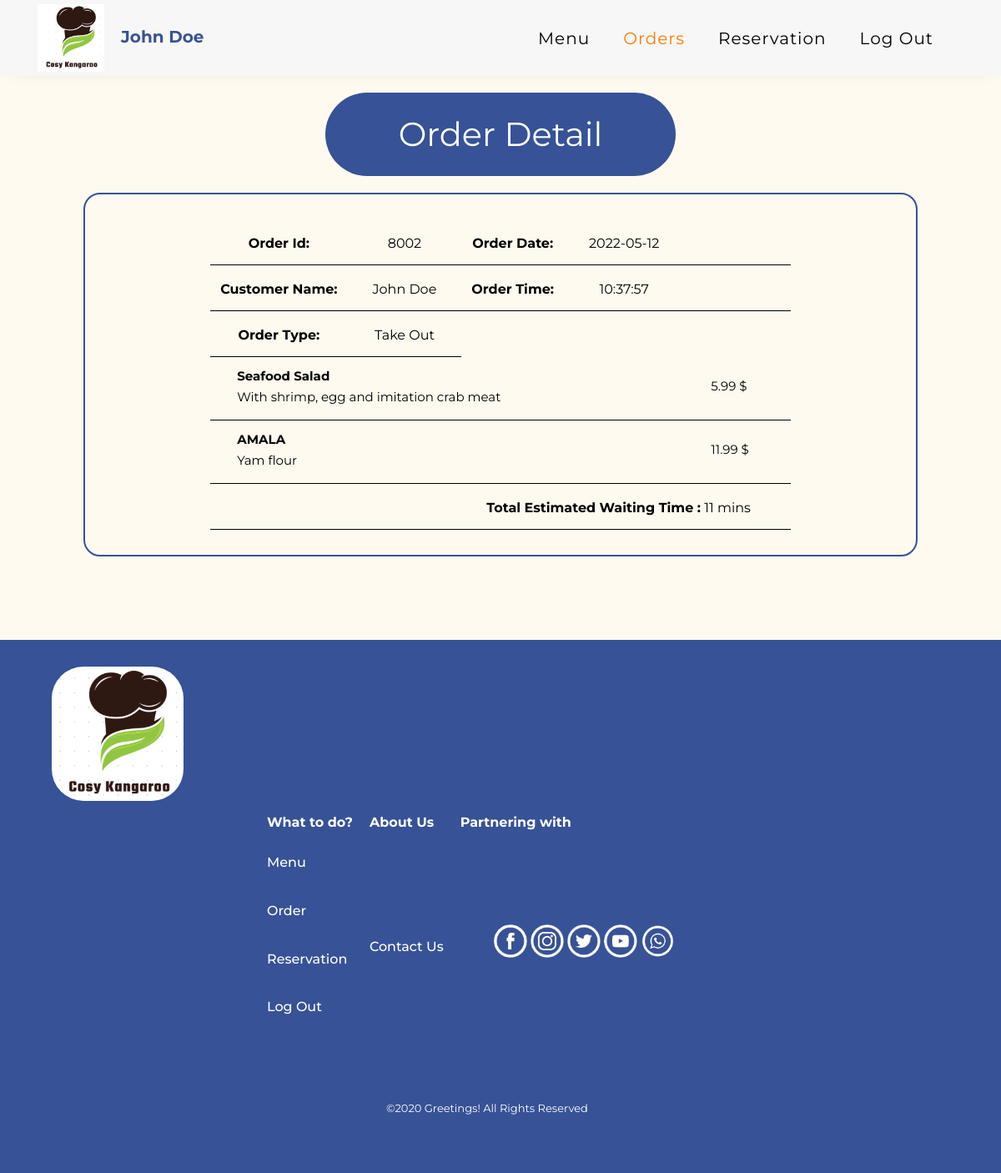
The page /orderdetailpage.php?orderId=8002 (signed in) on the database its author committed.
### tables this page shows
CREATE TABLE IF NOT EXISTS `order`(
    order_id INT UNSIGNED AUTO_INCREMENT PRIMARY KEY NOT NULL,
    table_id INT UNSIGNED NULL,
    type VARCHAR(20) NOT NULL,
    date DATE NOT NULL,
    time TIME NOT NULL,
    items VARCHAR(100) NOT NULL,
    customer_id INT UNSIGNED NOT NULL,
    FOREIGN KEY(table_id) REFERENCES `table`(table_num),
    FOREIGN KEY(customer_id) REFERENCES `customer`(cust_id)
);

CREATE TABLE IF NOT EXISTS `menu_item`(
    item_id INT UNSIGNED AUTO_INCREMENT PRIMARY KEY NOT NULL,
    item_name VARCHAR(50) NOT NULL,
    item_desc VARCHAR(100) NOT NULL,
    item_price DECIMAL(6,2) NOT NULL,
    item_cost DECIMAL(6,2) NOT NULL,
    item_time DECIMAL(6,2) NOT NULL
);

### classes/customer.php (called while the page is built, shortened)
<?php
include "classes/database.php";
include "classes/order.php";
class Customer
{
    public $name;
    function getName()
    {
        return $this->name;
    }
}

### classes/database.php (called while the page is built, shortened)
<?php
class Database
{
    private $servername;
    private $username;
    private $password;
    private $dbname;
    private $conn;
    function __construct()
    {
        $this->servername = "localhost";
        $this->username = "root";
        $this->password = "";
        $this->dbname = "cosykangaroo";
    }
    function createConnection()
    {
        $this->conn = @mysqli_connect($this->servername, $this->username, $this->password, $this->dbname);
    }
    function getConnection()
    {
        return $this->conn;
    }
}

### classes/order.php (called while the page is built, shortened)
<?php
class Order
{
    public $type;
    public $date;
    public $time;
    public $id;
    function __construct($id, $tableId, $type, $date, $time, $custId)
    {
        $this->type = $type;
        $this->date = $date;
        $this->time = $time;
        $this->id = $id;
    }
    function getId()
    {
        return $this->id;
    }
    function getType()
    {
        return $this->type;
    }
    function getDate()
    {
        return $this->date;
    }
    function getTime()
    {
        return $this->time;
    }
    function CalculateTotalOrderTime($orderedItems)
    {
        $total = 0;
        foreach ($orderedItems as $key => $value) {
            $total += ($value->getTime());
        }
        return $total;
    }
}

### classes/menuItem.php (called while the page is built, shortened)
<?php
class MenuItem
{
    private $name;
    private $description;
    private $price;
    private $time;
    function __construct($id, $name, $description, $price, $cost, $time)
    {
        $this->name = $name;
        $this->description = $description;
        $this->price = $price;
        $this->time = $time;
    }
    function getName()
    {
        return $this->name;
    }
    function getDescription()
    {
        return $this->description;
    }
    function getPrice()
    {
        return $this->price;
    }
    function getTime()
    {
        return $this->time;
    }
}

### orderdetailpage.php (the view, shortened to what this page needs)
<?php
include "classes/customer.php";
include "classes/menuItem.php";
if (!isset($_SESSION['profile'])) {
    header("Location: index.php");
} else {
    $profile = unserialize($_SESSION['profile']);
}
?>
<?php
if (!isset($_GET['orderId'])) {
    header("Location: orderpage.php");
} else {
    $orderId = $_GET['orderId'];
}
$db = new Database();
$db->createConnection();
$sql = "SELECT * FROM `order` WHERE order_id = ?";
$prepared_stmt = @mysqli_prepare($db->getConnection(), $sql);
@mysqli_stmt_bind_param($prepared_stmt, 's', $orderId);
mysqli_stmt_execute($prepared_stmt);
$queryResult =  mysqli_stmt_get_result($prepared_stmt)
    or die("<p>Unable to select from database table</p>");
$row = mysqli_fetch_row($queryResult);
while ($row) {
    $order = new Order($row[0], $row[1], $row[2], $row[3], $row[4], $row[6]);
    $order->setItems(explode(",", $row[5]));
    $row = mysqli_fetch_row($queryResult);
}
?>
<?php
$orderedItems = array();
$db = new Database();
$db->createConnection();
$sql = "SELECT * FROM menu_item";
$prepared_stmt = mysqli_prepare($db->getConnection(), $sql);
mysqli_stmt_execute($prepared_stmt);
$queryResult =  mysqli_stmt_get_result($prepared_stmt)
    or die("<p>Unable to select from database table</p>");
$row = mysqli_fetch_row($queryResult);
$item_count = 0;
while ($row) {
    for ($i = 0; $i < count($order->getItems()); $i++) {
        if ($order->getItems()[$i] == $row[0]) {
            $orderedItems[$item_count] = new MenuItem($row[0], $row[1], $row[2], $row[3], $row[4], $row[5]);
            $item_count += 1;
        }
    }
    $row = mysqli_fetch_row($queryResult);
}
?>
<!DOCTYPE html>
<html lang="en">
<head>
    <link rel="stylesheet" href="https://stackpath.bootstrapcdn.com/font-awesome/4.7.0/css/font-awesome.min.css">
    <link rel="stylesheet" href="css/style.css">
    <link rel="stylesheet" type="text/css" href="style/style.css">
</head>
<body>
    <nav class="navbar navbar-expand-lg ftco_navbar ftco-navbar-light" id="ftco-navbar">
        <div class="container">
            <a class="navbar-brand"><img src='images/companylogo.png' alt='icon'><span class="company-name"><?php echo $profile->getName() ?></span></a>
            <div class="collapse navbar-collapse" id="ftco-nav">
                <ul class="navbar-nav ml-auto mr-md-3">
                    <li class="nav-item"><a href="menupage.php" class="nav-link">Menu</a></li>
                    <li class="nav-item active"><a href="orderpage.php" class="nav-link">Orders</a></li>
                    <li class="nav-item"><a href="reservationpage.php" class="nav-link">Reservation</a></li>
                    <li class="nav-item"><a href="logout.php" class="nav-link">Log Out</a></li>
                </ul>
            </div>
        </div>
    </nav>
    <h1>Order Detail</h1>
    <div class="friendlist-container">
        <table id="menu">
            <thead>
                <tr>
                    <td><strong>Order Id:</strong> </td>
                    <td><?php echo $order->getId() ?></td>
                    <td><strong>Order Date:</strong> </td>
                    <td><?php echo $order->getDate() ?></td>
                    <td></td>
                    <td></td>
                </tr>
                <tr>
                    <td><strong>Customer Name:</strong> </td>
                    <td><?php echo $profile->getName() ?></td>
                    <td><strong>Order Time:</strong> </td>
                    <td><?php echo $order->getTime() ?></td>
                    <td></td>
                    <td></td>
                </tr>
                <tr>
                    <td><strong>Order Type:</strong> </td>
                    <td><?php echo $order->getType() ?></td>
                </tr>
            </thead>
            <tbody>
                <?php
                foreach ($orderedItems as $key => $value) {
                    echo "<tr>
                <td colspan='4'>
                    <p><strong>" . $value->getName() . "</strong></p>
                    <p>" . $value->getDescription() . "</p>
                </td>
                <td colspan='2'>
                    <p>" . $value->getPrice() . " $</p>
                </td>
            </tr>";
                }
                ?>
                <tr>
                    <td></td>
                    <td></td>
                    <td colspan="4">
                        <strong>Total Estimated Waiting Time :</strong>
                        <?php
                        echo $order->CalculateTotalOrderTime($orderedItems)
                        ?>
                        mins
                    </td>
                </tr>
            </tbody>
        </table>
    </div>
    <?php include "footer_login.php" ?>
</body>
</html>

### style/style.css (style rules this page uses)
body { background-color: #fffaf0; }
li, a, button { font-family: "Montserrat", sans-serif; font-weight: 500; font-size: 16px; color: #375296; text-decoration: none; }
.navbar { border-radius: 0; padding: 0 30px; background-color: rgb(247, 247, 247); }
.navbar .company-name { text-transform: capitalize; margin-left: 20px; color: #375296 !important; }
.navbar .nav-item a { text-transform: capitalize !important; color: #000 !important; font-size: 20px !important; }
.navbar .nav-item.active a { color: #ff7b00 !important; }
.navbar img { width: 80px; }
body h1, p, td, h2 { font-family: "Montserrat", sans-serif; }
body h1 { padding: 20px 40px; background-color: #375296; color: white; width: 35%; min-width: 300px; border: none; border-radius: 50px; justify-content: center; margin: 20px auto; text-align: center; }
body p { color: black; padding: 20px 20px; margin-left: 100px; margin-bottom: 10px; width: 60%; line-height: 35px; font-size: 20px; text-align: left; }
.friendlist-container { border: 2px solid #375296; border-radius: 20px !important; width: 70%; min-width: 1000px; margin: 0 auto 100px auto; }
#menu { margin: 30px auto; }
#menu td { border-bottom: 1px solid black; padding: 15px 30px 10px 12px; text-align: center; vertical-align: middle; }
#menu td p { width: 100%; color: black; padding: 0px 20px; margin-left: 0px; width: 100%; line-height: 15px; font-size: 15px; text-align: left; }
table td { color: black; padding: 20px 0; margin: 0 auto; text-align: left; }

### rows shown on the page
order: order_id "8002", date "2022-05-12", time "10:37:57", type "Take Out"
menu_item: item_name "Seafood Salad", item_desc "With shrimp, egg and imitation crab meat", item_price "5.99"
menu_item: item_name "AMALA", item_desc "Yam flour", item_price "11.99"

### other values the page prints
$profile->getName() "John Doe"
$order->CalculateTotalOrderTime($orderedItems) "11"
